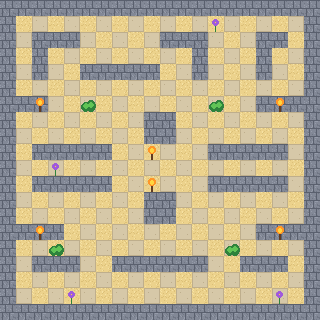

The image is a tile-based game level rendered from a .tmx file. Its description and source (layers, tilesets, objects; grid data summarised) follow:
An orthogonal 20x20 tile map with 16x16 px tiles, 3 tile layers (chao, paredes, decoracao) and 58 objects (32x parede, 16x osso, 7x inimigo, 2x dourado, inicio).

<map version="1.10" tiledversion="1.10.2" orientation="orthogonal" renderorder="right-down" width="20" height="20" tilewidth="16" tileheight="16" infinite="0" nextlayerid="6" nextobjectid="59">
 <tileset firstgid="1" name="tiles" tilewidth="16" tileheight="16" tilecount="24" columns="8">
  <image source="tiles.png" width="128" height="48" />
  <tile id="5"><animation><frame tileid="5" duration="300" /><frame tileid="16" duration="300" /><frame tileid="17" duration="300" /></animation></tile>
  <tile id="18"><animation><frame tileid="18" duration="120" /><frame tileid="19" duration="120" /><frame tileid="20" duration="120" /></animation></tile>
 </tileset>
 <layer id="1" name="chao" width="20" height="20">
  <data>[400 cells, 400 non-empty, 2 distinct tile ids]</data>
 </layer>
 <layer id="2" name="paredes" width="20" height="20">
  <data>[400 cells, 146 non-empty, 1 distinct tile ids]</data>
 </layer>
 <layer id="3" name="decoracao" width="20" height="20">
  <data>[400 cells, 14 non-empty, 3 distinct tile ids]</data>
 </layer>
 <objectgroup id="4" name="solidos">
  <object id="1" type="parede" x="0" y="0" width="320" height="16" />
  <object id="2" type="parede" x="0" y="16" width="16" height="80" />
  <object id="3" type="parede" x="304" y="16" width="16" height="80" />
  <object id="4" type="parede" x="32" y="32" width="48" height="16" />
  <object id="5" type="parede" x="160" y="32" width="48" height="16" />
  <object id="6" type="parede" x="256" y="32" width="32" height="16" />
  <object id="7" type="parede" x="32" y="48" width="16" height="32" />
  <object id="8" type="parede" x="192" y="48" width="16" height="32" />
  <object id="9" type="parede" x="256" y="48" width="16" height="32" />
  <object id="10" type="parede" x="80" y="64" width="80" height="16" />
  <object id="11" type="parede" x="0" y="96" width="48" height="16" />
  <object id="12" type="parede" x="256" y="96" width="64" height="16" />
  <object id="13" type="parede" x="0" y="112" width="16" height="112" />
  <object id="14" type="parede" x="144" y="112" width="32" height="32" />
  <object id="15" type="parede" x="304" y="112" width="16" height="112" />
  <object id="16" type="parede" x="32" y="144" width="80" height="16" />
  <object id="17" type="parede" x="208" y="144" width="80" height="16" />
  <object id="18" type="parede" x="32" y="176" width="80" height="16" />
  <object id="19" type="parede" x="208" y="176" width="80" height="16" />
  <object id="20" type="parede" x="144" y="192" width="32" height="32" />
  <object id="21" type="parede" x="0" y="224" width="64" height="16" />
  <object id="22" type="parede" x="256" y="224" width="64" height="16" />
  <object id="23" type="parede" x="0" y="240" width="16" height="64" />
  <object id="24" type="parede" x="304" y="240" width="16" height="64" />
  <object id="25" type="parede" x="32" y="256" width="48" height="16" />
  <object id="26" type="parede" x="112" y="256" width="96" height="16" />
  <object id="27" type="parede" x="240" y="256" width="48" height="16" />
  <object id="28" type="parede" x="0" y="304" width="320" height="16" />
  <object id="29" type="parede" x="82" y="100" width="12" height="12" />
  <object id="30" type="parede" x="210" y="100" width="12" height="12" />
  <object id="31" type="parede" x="50" y="244" width="12" height="12" />
  <object id="32" type="parede" x="226" y="244" width="12" height="12" />
 </objectgroup>
 <objectgroup id="5" name="objetos">
  <object id="33" name="osso" type="osso" x="24" y="24">
   <properties><property name="valor" type="int" value="1" /></properties>
  </object>
  <object id="34" name="gato" type="inimigo" x="120" y="24">
   <point />
  </object>
  <object id="35" name="dourado" type="dourado" x="280" y="24">
   <properties><property name="valor" type="int" value="5" /></properties>
  </object>
  <object id="36" name="osso" type="osso" x="56" y="56">
   <properties><property name="valor" type="int" value="1" /></properties>
  </object>
  <object id="37" name="osso" type="osso" x="136" y="56">
   <properties><property name="valor" type="int" value="1" /></properties>
  </object>
  <object id="38" name="osso" type="osso" x="232" y="72">
   <properties><property name="valor" type="int" value="1" /></properties>
  </object>
  <object id="39" name="gato" type="inimigo" x="296" y="72">
   <point />
  </object>
  <object id="40" name="osso" type="osso" x="120" y="88">
   <properties><property name="valor" type="int" value="1" /></properties>
  </object>
  <object id="41" name="osso" type="osso" x="296" y="88">
   <properties><property name="valor" type="int" value="1" /></properties>
  </object>
  <object id="42" name="osso" type="osso" x="24" y="120">
   <properties><property name="valor" type="int" value="1" /></properties>
  </object>
  <object id="43" name="gato" type="inimigo" x="88" y="120">
   <point />
  </object>
  <object id="44" name="osso" type="osso" x="248" y="120">
   <properties><property name="valor" type="int" value="1" /></properties>
  </object>
  <object id="45" name="osso" type="osso" x="104" y="136">
   <properties><property name="valor" type="int" value="1" /></properties>
  </object>
  <object id="46" name="gato" type="inimigo" x="216" y="136">
   <point />
  </object>
  <object id="47" name="inicio" type="inicio" x="152" y="168">
   <point />
  </object>
  <object id="48" name="osso" type="osso" x="72" y="200">
   <properties><property name="valor" type="int" value="1" /></properties>
  </object>
  <object id="49" name="osso" type="osso" x="232" y="200">
   <properties><property name="valor" type="int" value="1" /></properties>
  </object>
  <object id="50" name="gato" type="inimigo" x="56" y="216">
   <point />
  </object>
  <object id="51" name="gato" type="inimigo" x="264" y="216">
   <point />
  </object>
  <object id="52" name="osso" type="osso" x="104" y="232">
   <properties><property name="valor" type="int" value="1" /></properties>
  </object>
  <object id="53" name="osso" type="osso" x="216" y="232">
   <properties><property name="valor" type="int" value="1" /></properties>
  </object>
  <object id="54" name="osso" type="osso" x="280" y="248">
   <properties><property name="valor" type="int" value="1" /></properties>
  </object>
  <object id="55" name="osso" type="osso" x="24" y="280">
   <properties><property name="valor" type="int" value="1" /></properties>
  </object>
  <object id="56" name="osso" type="osso" x="152" y="280">
   <properties><property name="valor" type="int" value="1" /></properties>
  </object>
  <object id="57" name="gato" type="inimigo" x="168" y="280">
   <point />
  </object>
  <object id="58" name="dourado" type="dourado" x="232" y="296">
   <properties><property name="valor" type="int" value="5" /></properties>
  </object>
 </objectgroup>
</map>
